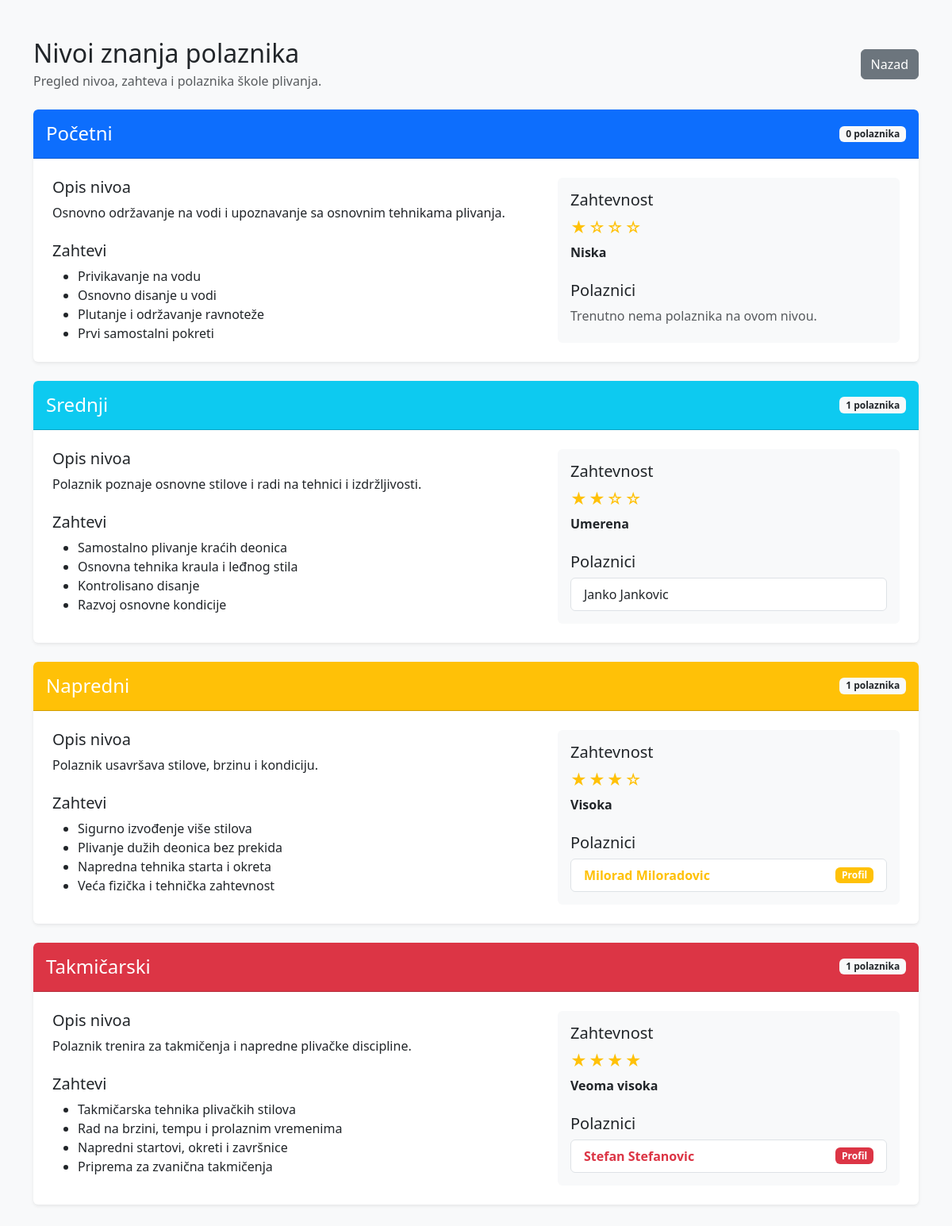
Before: /plivanje_projekat/nivoi.php (signed in) with the older database file.
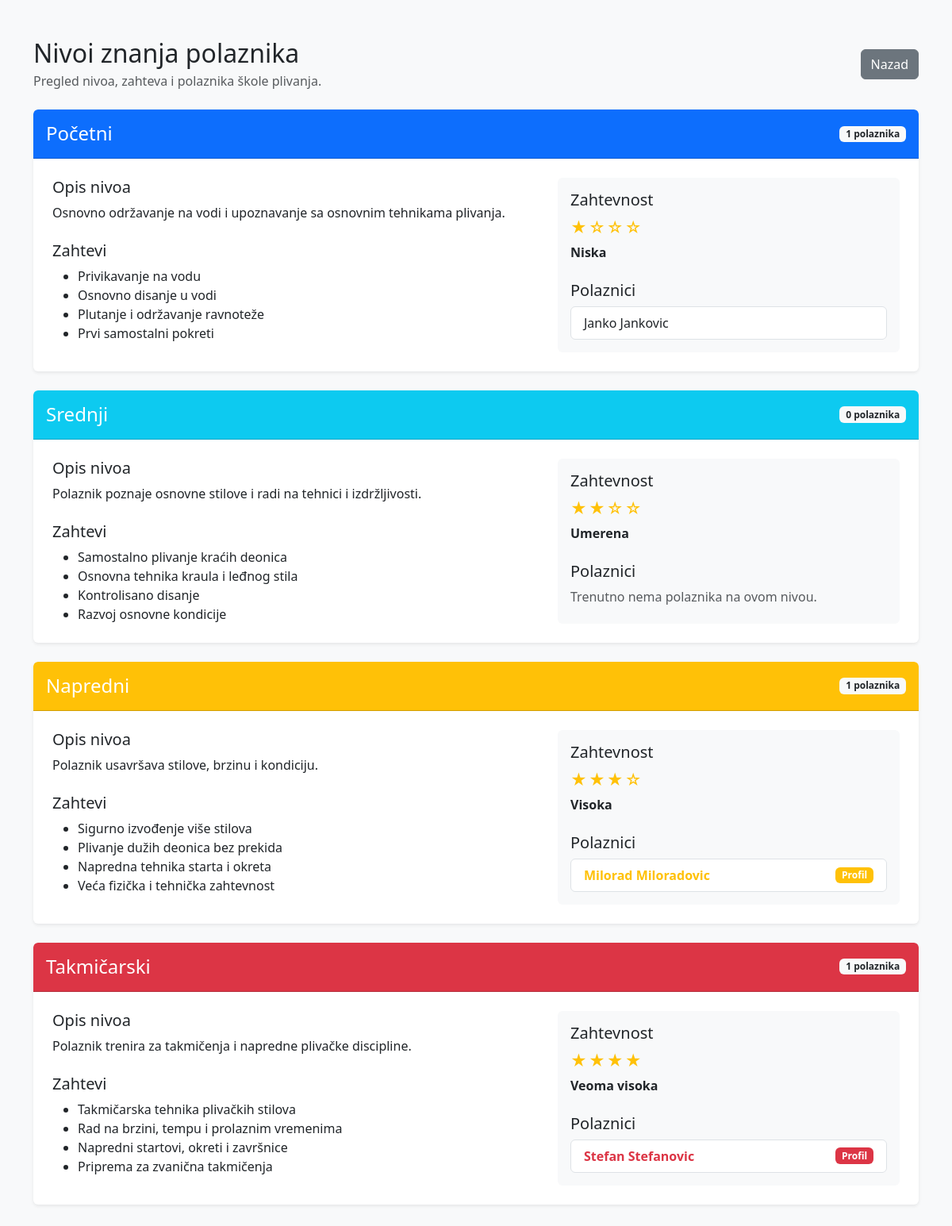
After: the same page with the newer database file.
### tables this page shows
CREATE TABLE IF NOT EXISTS `nivoi` (
  `id` int NOT NULL AUTO_INCREMENT,
  `naziv` varchar(100) NOT NULL,
  `opis` text,
  PRIMARY KEY (`id`)
);

CREATE TABLE IF NOT EXISTS `polaznici` (
  `id` int NOT NULL AUTO_INCREMENT,
  `ime` varchar(50) NOT NULL,
  `prezime` varchar(50) NOT NULL,
  `datum_rodjenja` date DEFAULT NULL,
  `telefon` varchar(30) DEFAULT NULL,
  `email` varchar(100) DEFAULT NULL,
  `nivo_id` int DEFAULT NULL,
  PRIMARY KEY (`id`),
  KEY `nivo_id` (`nivo_id`)
);

### plivanje_projekat/classes/BaseModel.php (called while the page is built, shortened)
<?php
require_once __DIR__ . '/../config/Database.php';
class BaseModel
{
    public function __construct()
    {
        $database = new Database();
        $this->connection = $database->connect();
    }
}

### plivanje_projekat/config/Database.php (called while the page is built)
<?php
class Database
{
    private string $host = 'localhost';
    private string $databaseName = 'plivanje_db';
    private string $username = 'root';
    private string $password = '';
    private ?PDO $connection = null;
    public function connect(): PDO
    {
        if ($this->connection === null) {
            try {
                $dsn = "mysql:host={$this->host};dbname={$this->databaseName};charset=utf8mb4";
                $this->connection = new PDO(
                    $dsn,
                    $this->username,
                    $this->password
                );
                $this->connection->setAttribute(
                    PDO::ATTR_ERRMODE,
                    PDO::ERRMODE_EXCEPTION
                );
                $this->connection->setAttribute(
                    PDO::ATTR_DEFAULT_FETCH_MODE,
                    PDO::FETCH_ASSOC
                );
            } catch (PDOException $exception) {
                die('Greška pri povezivanju sa bazom: ' . $exception->getMessage());
            }
        }
        return $this->connection;
    }
}

### plivanje_projekat/classes/Nivo.php (called while the page is built)
<?php
require_once __DIR__ . '/BaseModel.php';
class Nivo extends BaseModel
{
    public function read(): array
    {
        $sql = "SELECT * FROM nivoi ORDER BY id ASC";
        $stmt = $this->connection->query($sql);
        return $stmt->fetchAll();
    }
}

### plivanje_projekat/classes/Polaznik.php (called while the page is built, shortened)
<?php
require_once __DIR__ . '/BaseModel.php';
class Polaznik extends BaseModel implements CrudInterface
{
    public function read(): array
    {
        $sql = "SELECT polaznici.*, nivoi.naziv AS naziv_nivoa
                FROM polaznici
                LEFT JOIN nivoi ON polaznici.nivo_id = nivoi.id
                ORDER BY polaznici.id DESC";
        $stmt = $this->connection->query($sql);
        return $stmt->fetchAll();
    }
}

### plivanje_projekat/nivoi.php (the view, shortened to what this page needs)
<?php
require_once __DIR__ . '/classes/Nivo.php';
require_once __DIR__ . '/classes/Polaznik.php';
$nivoModel = new Nivo();
$polaznikModel = new Polaznik();
$nivoi = $nivoModel->read();
$polaznici = $polaznikModel->read();
$opisiNivoa = [
    'početni' => [
        'opis' => 'Nivo namenjen neplivačima i polaznicima koji tek stiču sigurnost u vodi. Fokus je na pravilnom disanju, plutanju, osnovnim pokretima nogu i samostalnom kretanju kroz vodu.',
        'zahtevnost' => 'Niska',
        'zvezdice' => '★☆☆☆',
        'uslovi' => [
            'Privikavanje na vodu',
            'Osnovno disanje u vodi',
            'Plutanje i održavanje ravnoteže',
            'Prvi samostalni pokreti'
        ]
    ],
    'srednji' => [
        'opis' => 'Nivo za polaznike koji se samostalno održavaju u vodi i poznaju osnovne elemente plivanja. Radi se na pravilnijoj tehnici, povezivanju pokreta i povećanju izdržljivosti.',
        'zahtevnost' => 'Umerena',
        'zvezdice' => '★★☆☆',
        'uslovi' => [
            'Samostalno plivanje kraćih deonica',
            'Osnovna tehnika kraula i leđnog stila',
            'Kontrolisano disanje',
            'Razvoj osnovne kondicije'
        ]
    ],
    'napredni' => [
        'opis' => 'Nivo za iskusne plivače koji pravilno izvode više stilova i mogu da podnesu složenije treninge. Akcenat je na tehnici, brzini, izdržljivosti i individualnom napretku.',
        'zahtevnost' => 'Visoka',
        'zvezdice' => '★★★☆',
        'uslovi' => [
            'Sigurno izvođenje više stilova',
            'Plivanje dužih deonica bez prekida',
            'Napredna tehnika starta i okreta',
            'Veća fizička i tehnička zahtevnost'
        ]
    ],
    'takmičarski' => [
        'opis' => 'Najviši nivo namenjen plivačima koji se pripremaju za takmičenja. Treninzi obuhvataju precizno planiranje opterećenja, merenje rezultata, taktičku pripremu i usavršavanje tehnike.',
        'zahtevnost' => 'Veoma visoka',
        'zvezdice' => '★★★★',
        'uslovi' => [
            'Takmičarska tehnika plivačkih stilova',
            'Rad na brzini, tempu i prolaznim vremenima',
            'Napredni startovi, okreti i završnice',
            'Priprema za zvanična takmičenja'
        ]
    ]
];
$bojeNivoa = [
    'početni' => 'primary',
    'srednji' => 'info',
    'napredni' => 'warning',
    'takmičarski' => 'danger'
];
?>
<!DOCTYPE html>
<html lang="sr">
<head>
    <link
        href="https://cdn.jsdelivr.net/npm/bootstrap@5.3.3/dist/css/bootstrap.min.css"
        rel="stylesheet"
    >
</head>
<body class="bg-light">
<div class="container py-5">
    <div class="d-flex justify-content-between align-items-center mb-4">
        <div>
            <h1 class="h2 mb-1">
                Nivoi znanja polaznika
            </h1>
            <p class="text-muted mb-0">
                Pregled nivoa, zahteva i polaznika škole plivanja.
            </p>
        </div>
        <a
            href="dashboard.php"
            class="btn btn-secondary"
        >
            Nazad
        </a>
    </div>
    <div class="d-flex flex-column gap-4">
        <?php foreach ($nivoi as $nivo): ?>
            <?php
            $nazivNivoa = trim($nivo['naziv']);
            $kljucNivoa = mb_strtolower($nazivNivoa, 'UTF-8');
            $podaciNivoa = $opisiNivoa[$kljucNivoa] ?? [
                'opis' => $nivo['opis']
                    ?? 'Opis ovog nivoa još nije unet.',
                'zahtevnost' => 'Nije određena',
                'zvezdice' => '☆☆☆☆',
                'uslovi' => []
            ];
            if (
                !empty($nivo['opis'])
                && trim($nivo['opis']) !== ''
            ) {
                $podaciNivoa['opis'] = $nivo['opis'];
            }
            $boja = $bojeNivoa[$kljucNivoa] ?? 'secondary';
            $polazniciNivoa = array_filter(
                $polaznici,
                static function (array $polaznik) use ($nivo): bool {
                    return (int) ($polaznik['nivo_id'] ?? 0)
                        === (int) $nivo['id'];
                }
            );
            $imeJeKlikabilno = in_array(
                $kljucNivoa,
                ['napredni', 'takmičarski'],
                true
            );
            ?>
            <div class="card shadow-sm level-card">
                <div class="card-header bg-<?= $boja ?> level-header p-3">
                    <div class="d-flex justify-content-between align-items-center">
                        <h2 class="h4 mb-0">
                            <?= htmlspecialchars($nazivNivoa) ?>
                        </h2>
                        <span class="badge bg-light text-dark">
                            <?= count($polazniciNivoa) ?>
                            polaznika
                        </span>
                    </div>
                </div>
                <div class="card-body p-4">
                    <div class="row g-4">
                        <div class="col-lg-7">
                            <h3 class="h5">
                                Opis nivoa
                            </h3>
                            <p>
                                <?= nl2br(
                                    htmlspecialchars(
                                        $podaciNivoa['opis']
                                    )
                                ) ?>
                            </p>
                            <h3 class="h5 mt-4">
                                Zahtevi
                            </h3>
                            <?php if (!empty($podaciNivoa['uslovi'])): ?>
                                <ul class="mb-0">
                                    <?php foreach (
                                        $podaciNivoa['uslovi'] as $uslov
                                    ): ?>
                                        <li>
                                            <?= htmlspecialchars($uslov) ?>
                                        </li>
                                    <?php endforeach; ?>
                                </ul>
                            <?php else: ?>
                                <p class="text-muted mb-0">
                                    Zahtevi za ovaj nivo još nisu uneti.
                                </p>
                            <?php endif; ?>
                        </div>
                        <div class="col-lg-5">
                            <div class="bg-light rounded p-3 h-100">
                                <h3 class="h5">
                                    Zahtevnost
                                </h3>
                                <div class="difficulty-stars text-warning mb-1">
                                    <?= htmlspecialchars(
                                        $podaciNivoa['zvezdice']
                                    ) ?>
                                </div>
                                <p class="fw-bold mb-4">
                                    <?= htmlspecialchars(
                                        $podaciNivoa['zahtevnost']
                                    ) ?>
                                </p>
                                <h3 class="h5">
                                    Polaznici
                                </h3>
                                <?php if (empty($polazniciNivoa)): ?>
                                    <p class="text-muted mb-0">
                                        Trenutno nema polaznika na ovom nivou.
                                    </p>
                                <?php else: ?>
                                    <ul class="list-group participant-list">
                                        <?php foreach (
                                            $polazniciNivoa as $polaznik
                                        ): ?>
                                            <li
                                                class="list-group-item d-flex justify-content-between align-items-center"
                                            >
                                                <?php if ($imeJeKlikabilno): ?>
                                                    <a
                                                        href="nivoi.php?polaznik_id=<?= (int) $polaznik['id'] ?>#nagrade-polaznika"
                                                        class="participant-link text-<?= $boja ?>"
                                                    >
                                                        <?= htmlspecialchars(
                                                            $polaznik['ime']
                                                            . ' '
                                                            . $polaznik['prezime']
                                                        ) ?>
                                                    </a>
                                                    <span class="badge bg-<?= $boja ?>">
                                                        Profil
                                                    </span>
                                                <?php else: ?>
                                                    <span>
                                                        <?= htmlspecialchars(
                                                            $polaznik['ime']
                                                            . ' '
                                                            . $polaznik['prezime']
                                                        ) ?>
                                                    </span>
                                                <?php endif; ?>
                                            </li>
                                        <?php endforeach; ?>
                                    </ul>
                                <?php endif; ?>
                            </div>
                        </div>
                    </div>
                </div>
            </div>
        <?php endforeach; ?>
    </div>
</div>
</body>
</html>

### plivanje_projekat/nivoi.php (style rules this page uses)
.level-card { border: 0; overflow: hidden; }
.level-header { color: white; }
.difficulty-stars { font-size: 1.25rem; letter-spacing: 2px; }
.participant-list { margin-bottom: 0; }
.participant-link { font-weight: 700; text-decoration: none; }

Changed rows visible on the page:
changed nivoi "Početni": count($polazniciNivoa) "0" → "1"; gains polaznici (ime+prezime "Janko Jankovic"); no longer shows "Trenutno nema polaznika na ovom nivou."
changed nivoi "Srednji": count($polazniciNivoa) "1" → "0"; loses polaznici (ime+prezime "Janko Jankovic"); now shows "Trenutno nema polaznika na ovom nivou."
